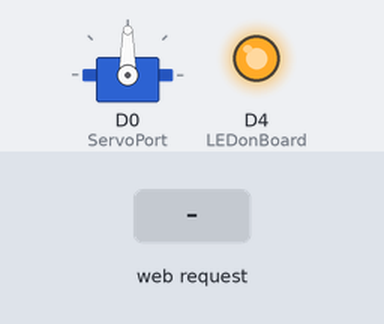
This sketch was run on a simulated ESP8266 (NodeMCU). Parts: servo, output pins drawn as LEDs (lit = HIGH). The test bench sets the inputs (shaded band). WiFi joins after 1.5 s; servers stay silent unless stated; what the sketch prints to the serial monitor is not drawn.

Above: at 3.7 s.
3.8 s: HTTP request GET /setPOS received
At 4.5 s:
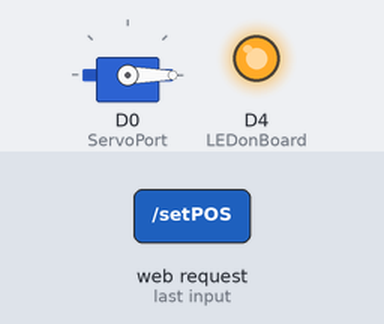
5.3 s: HTTP request GET /setPOS?servoPOS=120 received
At 5.6 s:
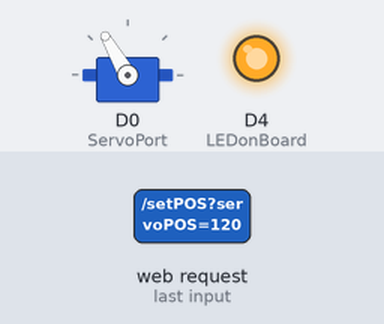
6.8 s: HTTP request GET /setPOS?servoPOS=0 received
At 7.9 s:
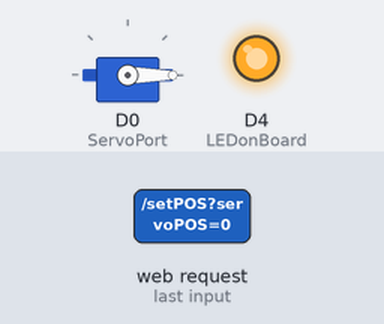
Timing chart, 0 to 9.8 s (numbered marks = the images above; inputs shaded):
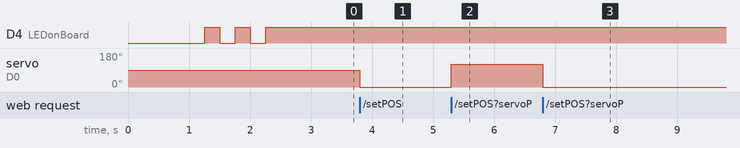

The sketch:

servosetupESP8266.ino
```cpp
#include <ESP8266WiFi.h>
#include <ESP8266WebServer.h>
//----------------------------------------Include the Servo Library
#include <Servo.h>

#include "PageIndex.h"; //--> Include the contents of the User Interface Web page, stored in the same folder as the .ino file

#define LEDonBoard 2  //--> Defining an On Board LED, used for indicators when the process of connecting to a wifi router
#define ServoPort D0   //--> Defining Servo Port
const int led=D6;
//----------------------------------------SSID and Password of your WiFi router
const char *ssid = "EL KENZ";
const char *password = "@mohamed1@";
//----------------------------------------
IPAddress staticIP( 192,168,100,20); //ESP static ip
IPAddress subnet(255, 255, 255, 0);  //Subnet mask
IPAddress gateway(192,168,100,1);   //IP Address of your WiFi Router (Gateway)
IPAddress dns(8, 8, 8, 8);  //DNS
Servo myservo;  //--> create servo object to control a servo
WiFiEventHandler gotIpEventHandler, disconnectedEventHandler;

ESP8266WebServer server(80);  //--> Server on port 80

//----------------------------------------This routine is executed when you open NodeMCU ESP8266 IP Address in browser
void handleRoot() {
 String s = MAIN_page; //Read HTML contents
 server.send(200, "text/html", s); //Send web page
}
//----------------------------------------

//----------------------------------------Procedure for handling servo control
void handleServo(){
  String POS = server.arg("servoPOS");
  int pos = POS.toInt();
  myservo.write(pos);   //--> Move the servo motor according to the POS value
  delay(1);
  Serial.print("Servo Angle:");
  Serial.println(pos);
  server.send(200, "text/plane","");
}
//----------------------------------------
//----------------------------------------Setup----------------------------------------
void setup() {
  myservo.write(90);
  Serial.begin(115200);
  delay(1000);

  WiFi.begin(ssid, password); //--> Connect to your WiFi router
  Serial.println("");

  pinMode(LEDonBoard,OUTPUT); //--> On Board LED port Direction output
  digitalWrite(LEDonBoard, HIGH); //--> Turn off Led On Board

  myservo.attach(ServoPort); //--> attaches the servo on D1 to the servo object
   WiFi.config(staticIP, subnet, gateway, dns );
  WiFi.begin(ssid, password);

  WiFi.mode(WIFI_STA); //WiFi mode station (connect to wifi router only)

  //----------------------------------------Wait for connection
  Serial.print("Connecting");
  while (WiFi.status() != WL_CONNECTED) {
    Serial.print(".");
    //----------------------------------------Make the On Board Flashing LED on the process of connecting to the wifi router.
    digitalWrite(LEDonBoard, LOW);
    delay(250);
    digitalWrite(LEDonBoard, HIGH);
    delay(250);
    //----------------------------------------
  }
  //----------------------------------------
  digitalWrite(LEDonBoard, HIGH); //--> Turn off the On Board LED when it is connected to the wifi router.
  //----------------------------------------If connection successful show IP address in serial monitor

  Serial.println("");
  Serial.print("Successfully connected to : ");
  Serial.println(ssid);
  Serial.print("IP address: ");
  Serial.println(WiFi.localIP());
  //----------------------------------------
disconnectedEventHandler = WiFi.onStationModeDisconnected([](const WiFiEventStationModeDisconnected& event)
  {
     Serial.println("Station disconnected ");
     digitalWrite(led , HIGH);
     Serial.print("reconnecting....!");
     WiFi.reconnect();
     Serial.print(".");
  });

  gotIpEventHandler = WiFi.onStationModeGotIP([](const WiFiEventStationModeGotIP& event)
  {
    Serial.println("Station connected again");
    Serial.print("IP address : ");
    Serial.println(WiFi.localIP());
    digitalWrite(led , LOW);
    Serial.println("HTTP server started agein");
  });
  //----------------------------------------Initialize Webserver
  server.on("/",handleRoot);  //--> Routine to handle at root location. This is to display web page.
  server.on("/setPOS",handleServo); //--> Sets servo position from Web request
  server.begin();
  Serial.println("HTTP server started");
}
//------------------------------------------------------------------------------------
//----------------------------------------Loop----------------------------------------
void loop() {
 server.handleClient();
}
//------------------------------------------------------------------------------------
```

PageIndex.h
```cpp
const char MAIN_page[] PROGMEM = R"=====(
<!DOCTYPE html>
<html>
  <head>
    <meta name="viewport" content="width=device-width, initial-scale=1">
    <style>
      html {
        font-family: Arial;
        display: inline-block;
        margin: 0px auto;
        text-align: center;
      }

      .slidecontainer {
        width: 100%;
      }

      .slider {
        -webkit-appearance: none;
        width: 50%;
        height: 15px;
        border-radius: 5px;
        background: #d3d3d3;
        outline: none;
        opacity: 0.7;
        -webkit-transition: .2s;
        transition: opacity .2s;
      }

      .slider:hover {
        opacity: 1;
      }

      .slider::-webkit-slider-thumb {
        -webkit-appearance: none;
        appearance: none;
        width: 25px;
        height: 25px;
        border-radius: 50%;
        background: #4CAF50;
        cursor: pointer;
      }

      .slider::-moz-range-thumb {
        width: 25px;
        height: 25px;
        border-radius: 50%;
        background: #4CAF50;
        cursor: pointer;
      }
    </style>
  </head>
  <body>

    <h1>control of camera position</h1>
    <br><br>
    <div class="slidecontainer">
      <input type="range" min="0" max="180" value="90" class="slider" id="myRange">
      <p>Value : <span id="demo"></span></p>
    </div>

    <script>
      function sendData(pos) {
        var xhttp = new XMLHttpRequest();
        xhttp.onreadystatechange = function() {
          if (this.readyState == 4 && this.status == 200) {
            console.log(this.responseText);
          }
        };
        xhttp.open("GET", "setPOS?servoPOS="+pos, true);
        xhttp.send();
      }
      var slider = document.getElementById("myRange");
      var output = document.getElementById("demo");
      output.innerHTML = slider.value;

      slider.oninput = function() {
        output.innerHTML = this.value;
        sendData(output.innerHTML);
      }
    </script>

  </body>
</html>
)=====";
```

Measured:
- after the input at 3.8 s, servo on D0 (ServoPort): 90° → 0° at once
- after the input at 5.3 s, servo on D0 (ServoPort): 0° → 120° at once
- after the input at 6.8 s, servo on D0 (ServoPort): 120° → 0° at once
